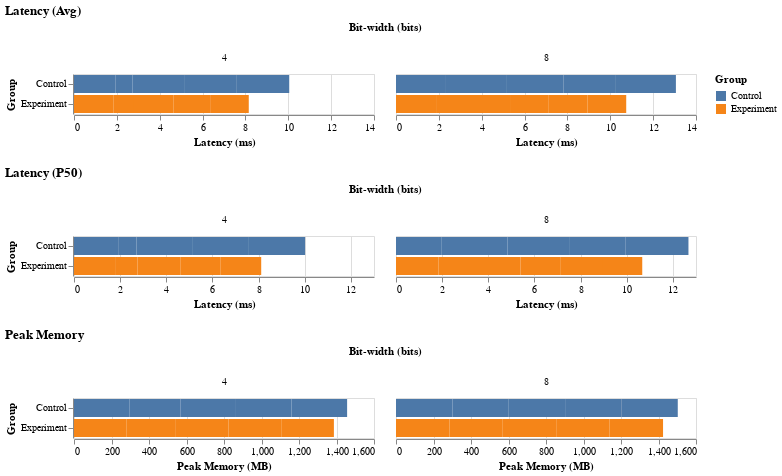

This figure's notebook cell:
### Markdown cell above
# Performance visualization
Draw one combined latency chart (Avg and P50) and one memory chart.
Colors compare Control vs Experiment; columns faceted by bit-width.
- Latency (Avg & P50)
- Peak Memory (MB)

### Code cell
import pandas as pd
import altair as alt

_df = pd.read_csv("results.csv")

df_long_latency = pd.melt(
    _df,
    id_vars=["bits", "batch_size", "num_heads", "seq_len", "head_dim", "fp16_ratio", "causal", "iters", "warmup"],
    value_vars=["ctrl_avg_ms", "exp_avg_ms", "ctrl_p50_ms", "exp_p50_ms"],
    var_name="metric",
    value_name="ms",
)

def parse_group(metric: str) -> str:
    return "Control" if metric.startswith("ctrl_") else "Experiment"

def parse_stat(metric: str) -> str:
    if "avg" in metric:
        return "avg"
    if "p50" in metric:
        return "p50"
    return metric

df_long_latency["group"] = df_long_latency["metric"].map(parse_group)
df_long_latency["stat"] = df_long_latency["metric"].map(parse_stat)

def plot_latency_by_stat(df_latency: pd.DataFrame, stat: str):
    title_map = {"avg": "Avg", "p50": "P50"}
    df = df_latency[df_latency["stat"] == stat]
    chart = alt.Chart(df).mark_bar().encode(
        y=alt.Y("group:N", title="Group", sort=["Control", "Experiment"]),
        x=alt.X("ms:Q", title="Latency (ms)"),
        color=alt.Color("group:N", title="Group"),
        column=alt.Column("bits:N", title="Bit-width (bits)"),
    ).properties(title=f"Latency ({title_map.get(stat, stat)})")
    return chart

df_long_mem = pd.melt(
    _df,
    id_vars=["bits", "batch_size", "num_heads", "seq_len", "head_dim", "fp16_ratio", "causal", "iters", "warmup"],
    value_vars=["ctrl_peak_mem", "exp_peak_mem"],
    var_name="metric",
    value_name="bytes",
)

df_long_mem["group"] = df_long_mem["metric"].map(parse_group)
df_long_mem["MB"] = df_long_mem["bytes"] / (1024 * 1024)

def plot_peak_memory(df_memory: pd.DataFrame):
    chart = alt.Chart(df_memory).mark_bar().encode(
        y=alt.Y("group:N", title="Group", sort=["Control", "Experiment"]),
        x=alt.X("MB:Q", title="Peak Memory (MB)"),
        color=alt.Color("group:N", title="Group"),
        column=alt.Column("bits:N", title="Bit-width (bits)"),
    ).properties(title="Peak Memory")
    return chart

(plot_latency_by_stat(df_long_latency, "avg") & plot_latency_by_stat(df_long_latency, "p50")) & plot_peak_memory(df_long_mem)

### Figure 1 — Vega-Lite specification as saved in the notebook (floating-point values rounded to 4 significant figures)
{"config": {"view": {"continuousWidth": 300, "continuousHeight": 300}}, "vconcat": [{"data": {"name": "data-34785a6a2e7df544b908c47930c91fe5"}, "mark": {"type": "bar"}, "encoding": {"color": {"field": "group", "title": "Group", "type": "nominal"}, "column": {"field": "bits", "title": "Bit-width (bits)", "type": "nominal"}, "x": {"field": "ms", "title": "Latency (ms)", "type": "quantitative"}, "y": {"field": "group", "sort": ["Control", "Experiment"], "title": "Group", "type": "nominal"}}, "title": "Latency (Avg)"}, {"data": {"name": "data-534941bc14d3ea43e505d72c581c864c"}, "mark": {"type": "bar"}, "encoding": {"color": {"field": "group", "title": "Group", "type": "nominal"}, "column": {"field": "bits", "title": "Bit-width (bits)", "type": "nominal"}, "x": {"field": "ms", "title": "Latency (ms)", "type": "quantitative"}, "y": {"field": "group", "sort": ["Control", "Experiment"], "title": "Group", "type": "nominal"}}, "title": "Latency (P50)"}, {"data": {"name": "data-e47ffc2af74f2cc8138db831d4d4bf68"}, "mark": {"type": "bar"}, "encoding": {"color": {"field": "group", "title": "Group", "type": "nominal"}, "column": {"field": "bits", "title": "Bit-width (bits)", "type": "nominal"}, "x": {"field": "MB", "title": "Peak Memory (MB)", "type": "quantitative"}, "y": {"field": "group", "sort": ["Control", "Experiment"], "title": "Group", "type": "nominal"}}, "title": "Peak Memory"}], "$schema": "https://vega.github.io/schema/vega-lite/v5.20.1.json", "datasets": {"data-34785a6a2e7df544b908c47930c91fe5": [{"bits": 8, "batch_size": 2, "num_heads": 16, "seq_len": 2048, "head_dim": 64, "fp16_ratio": 0.0, "causal": true, "iters": 5, "warmup": 2, "metric": "ctrl_avg_ms", "ms": 2.289, "group": "Control", "stat": "avg"}, {"bits": 4, "batch_size": 2, "num_heads": 16, "seq_len": 2048, "head_dim": 64, "fp16_ratio": 0.0, "causal": true, "iters": 5, "warmup": 2, "metric": "ctrl_avg_ms", "ms": 1.946, "group": "Control", "stat": "avg"}, {"bits": 8, "batch_size": 2, "num_heads": 16, "seq_len": 2048, "head_dim": 64, "fp16_ratio": 0.0, "causal": true, "iters": 10, "warmup": 3, "metric": "ctrl_avg_ms", "ms": 2.848, "group": "Control", "stat": "avg"}, {"bits": 4, "batch_size": 2, "num_heads": 16, "seq_len": 1024, "head_dim": 64, "fp16_ratio": 0.5, "causal": true, "iters": 50, "warmup": 10, "metric": "ctrl_avg_ms", "ms": 0.7799, "group": "Control", "stat": "avg"}, {"bits": 8, "batch_size": 2, "num_heads": 16, "seq_len": 2048, "head_dim": 64, "fp16_ratio": 0.0, "causal": true, "iters": 5, "warmup": 2, "metric": "ctrl_avg_ms", "ms": 2.688, "group": "Control", "stat": "avg"}, {"bits": 8, "batch_size": 2, "num_heads": 16, "seq_len": 2048, "head_dim": 64, "fp16_ratio": 0.0, "causal": true, "iters": 5, "warmup": 2, "metric": "ctrl_avg_ms", "ms": 2.438, "group": "Control", "stat": "avg"}, {"bits": 4, "batch_size": 2, "num_heads": 16, "seq_len": 2048, "head_dim": 64, "fp16_ratio": 0.0, "causal": true, "iters": 5, "warmup": 2, "metric": "ctrl_avg_ms", "ms": 2.451, "group": "Control", "stat": "avg"}, {"bits": 4, "batch_size": 2, "num_heads": 16, "seq_len": 2048, "head_dim": 64, "fp16_ratio": 0.0, "causal": true, "iters": 5, "warmup": 2, "metric": "ctrl_avg_ms", "ms": 2.423, "group": "Control", "stat": "avg"}, {"bits": 8, "batch_size": 2, "num_heads": 16, "seq_len": 2048, "head_dim": 64, "fp16_ratio": 0.5, "causal": true, "iters": 5, "warmup": 2, "metric": "ctrl_avg_ms", "ms": 2.8, "group": "Control", "stat": "avg"}, {"bits": 4, "batch_size": 2, "num_heads": 16, "seq_len": 2048, "head_dim": 64, "fp16_ratio": 0.5, "causal": true, "iters": 5, "warmup": 2, "metric": "ctrl_avg_ms", "ms": 2.445, "group": "Control", "stat": "avg"}, {"bits": 8, "batch_size": 2, "num_heads": 16, "seq_len": 2048, "head_dim": 64, "fp16_ratio": 0.0, "causal": true, "iters": 5, "warmup": 2, "metric": "exp_avg_ms", "ms": 1.869, "group": "Experiment", "stat": "avg"}, {"bits": 4, "batch_size": 2, "num_heads": 16, "seq_len": 2048, "head_dim": 64, "fp16_ratio": 0.0, "causal": true, "iters": 5, "warmup": 2, "metric": "exp_avg_ms", "ms": 1.853, "group": "Experiment", "stat": "avg"}, {"bits": 8, "batch_size": 2, "num_heads": 16, "seq_len": 2048, "head_dim": 64, "fp16_ratio": 0.0, "causal": true, "iters": 10, "warmup": 3, "metric": "exp_avg_ms", "ms": 3.496, "group": "Experiment", "stat": "avg"}, {"bits": 4, "batch_size": 2, "num_heads": 16, "seq_len": 1024, "head_dim": 64, "fp16_ratio": 0.5, "causal": true, "iters": 50, "warmup": 10, "metric": "exp_avg_ms", "ms": 0.946, "group": "Experiment", "stat": "avg"}, {"bits": 8, "batch_size": 2, "num_heads": 16, "seq_len": 2048, "head_dim": 64, "fp16_ratio": 0.0, "causal": true, "iters": 5, "warmup": 2, "metric": "exp_avg_ms", "ms": 1.738, "group": "Experiment", "stat": "avg"}, {"bits": 8, "batch_size": 2, "num_heads": 16, "seq_len": 2048, "head_dim": 64, "fp16_ratio": 0.0, "causal": true, "iters": 5, "warmup": 2, "metric": "exp_avg_ms", "ms": 1.839, "group": "Experiment", "stat": "avg"}, {"bits": 4, "batch_size": 2, "num_heads": 16, "seq_len": 2048, "head_dim": 64, "fp16_ratio": 0.0, "causal": true, "iters": 5, "warmup": 2, "metric": "exp_avg_ms", "ms": 1.836, "group": "Experiment", "stat": "avg"}, {"bits": 4, "batch_size": 2, "num_heads": 16, "seq_len": 2048, "head_dim": 64, "fp16_ratio": 0.0, "causal": true, "iters": 5, "warmup": 2, "metric": "exp_avg_ms", "ms": 1.752, "group": "Experiment", "stat": "avg"}, {"bits": 8, "batch_size": 2, "num_heads": 16, "seq_len": 2048, "head_dim": 64, "fp16_ratio": 0.5, "causal": true, "iters": 5, "warmup": 2, "metric": "exp_avg_ms", "ms": 1.802, "group": "Experiment", "stat": "avg"}, {"bits": 4, "batch_size": 2, "num_heads": 16, "seq_len": 2048, "head_dim": 64, "fp16_ratio": 0.5, "causal": true, "iters": 5, "warmup": 2, "metric": "exp_avg_ms", "ms": 1.769, "group": "Experiment", "stat": "avg"}], "data-534941bc14d3ea43e505d72c581c864c": [{"bits": 8, "batch_size": 2, "num_heads": 16, "seq_len": 2048, "head_dim": 64, "fp16_ratio": 0.0, "causal": true, "iters": 5, "warmup": 2, "metric": "ctrl_p50_ms", "ms": 1.983, "group": "Control", "stat": "p50"}, {"bits": 4, "batch_size": 2, "num_heads": 16, "seq_len": 2048, "head_dim": 64, "fp16_ratio": 0.0, "causal": true, "iters": 5, "warmup": 2, "metric": "ctrl_p50_ms", "ms": 1.943, "group": "Control", "stat": "p50"}, {"bits": 8, "batch_size": 2, "num_heads": 16, "seq_len": 2048, "head_dim": 64, "fp16_ratio": 0.0, "causal": true, "iters": 10, "warmup": 3, "metric": "ctrl_p50_ms", "ms": 2.852, "group": "Control", "stat": "p50"}, {"bits": 4, "batch_size": 2, "num_heads": 16, "seq_len": 1024, "head_dim": 64, "fp16_ratio": 0.5, "causal": true, "iters": 50, "warmup": 10, "metric": "ctrl_p50_ms", "ms": 0.767, "group": "Control", "stat": "p50"}, {"bits": 8, "batch_size": 2, "num_heads": 16, "seq_len": 2048, "head_dim": 64, "fp16_ratio": 0.0, "causal": true, "iters": 5, "warmup": 2, "metric": "ctrl_p50_ms", "ms": 2.664, "group": "Control", "stat": "p50"}, {"bits": 8, "batch_size": 2, "num_heads": 16, "seq_len": 2048, "head_dim": 64, "fp16_ratio": 0.0, "causal": true, "iters": 5, "warmup": 2, "metric": "ctrl_p50_ms", "ms": 2.435, "group": "Control", "stat": "p50"}, {"bits": 4, "batch_size": 2, "num_heads": 16, "seq_len": 2048, "head_dim": 64, "fp16_ratio": 0.0, "causal": true, "iters": 5, "warmup": 2, "metric": "ctrl_p50_ms", "ms": 2.443, "group": "Control", "stat": "p50"}, {"bits": 4, "batch_size": 2, "num_heads": 16, "seq_len": 2048, "head_dim": 64, "fp16_ratio": 0.0, "causal": true, "iters": 5, "warmup": 2, "metric": "ctrl_p50_ms", "ms": 2.427, "group": "Control", "stat": "p50"}, {"bits": 8, "batch_size": 2, "num_heads": 16, "seq_len": 2048, "head_dim": 64, "fp16_ratio": 0.5, "causal": true, "iters": 5, "warmup": 2, "metric": "ctrl_p50_ms", "ms": 2.738, "group": "Control", "stat": "p50"}, {"bits": 4, "batch_size": 2, "num_heads": 16, "seq_len": 2048, "head_dim": 64, "fp16_ratio": 0.5, "causal": true, "iters": 5, "warmup": 2, "metric": "ctrl_p50_ms", "ms": 2.435, "group": "Control", "stat": "p50"}, {"bits": 8, "batch_size": 2, "num_heads": 16, "seq_len": 2048, "head_dim": 64, "fp16_ratio": 0.0, "causal": true, "iters": 5, "warmup": 2, "metric": "exp_p50_ms", "ms": 1.845, "group": "Experiment", "stat": "p50"}, {"bits": 4, "batch_size": 2, "num_heads": 16, "seq_len": 2048, "head_dim": 64, "fp16_ratio": 0.0, "causal": true, "iters": 5, "warmup": 2, "metric": "exp_p50_ms", "ms": 1.816, "group": "Experiment", "stat": "p50"}, {"bits": 8, "batch_size": 2, "num_heads": 16, "seq_len": 2048, "head_dim": 64, "fp16_ratio": 0.0, "causal": true, "iters": 10, "warmup": 3, "metric": "exp_p50_ms", "ms": 3.548, "group": "Experiment", "stat": "p50"}, {"bits": 4, "batch_size": 2, "num_heads": 16, "seq_len": 1024, "head_dim": 64, "fp16_ratio": 0.5, "causal": true, "iters": 50, "warmup": 10, "metric": "exp_p50_ms", "ms": 0.9349, "group": "Experiment", "stat": "p50"}, {"bits": 8, "batch_size": 2, "num_heads": 16, "seq_len": 2048, "head_dim": 64, "fp16_ratio": 0.0, "causal": true, "iters": 5, "warmup": 2, "metric": "exp_p50_ms", "ms": 1.749, "group": "Experiment", "stat": "p50"}, {"bits": 8, "batch_size": 2, "num_heads": 16, "seq_len": 2048, "head_dim": 64, "fp16_ratio": 0.0, "causal": true, "iters": 5, "warmup": 2, "metric": "exp_p50_ms", "ms": 1.828, "group": "Experiment", "stat": "p50"}, {"bits": 4, "batch_size": 2, "num_heads": 16, "seq_len": 2048, "head_dim": 64, "fp16_ratio": 0.0, "causal": true, "iters": 5, "warmup": 2, "metric": "exp_p50_ms", "ms": 1.855, "group": "Experiment", "stat": "p50"}, {"bits": 4, "batch_size": 2, "num_heads": 16, "seq_len": 2048, "head_dim": 64, "fp16_ratio": 0.0, "causal": true, "iters": 5, "warmup": 2, "metric": "exp_p50_ms", "ms": 1.75, "group": "Experiment", "stat": "p50"}, {"bits": 8, "batch_size": 2, "num_heads": 16, "seq_len": 2048, "head_dim": 64, "fp16_ratio": 0.5, "causal": true, "iters": 5, "warmup": 2, "metric": "exp_p50_ms", "ms": 1.701, "group": "Experiment", "stat": "p50"}, {"bits": 4, "batch_size": 2, "num_heads": 16, "seq_len": 2048, "head_dim": 64, "fp16_ratio": 0.5, "causal": true, "iters": 5, "warmup": 2, "metric": "exp_p50_ms", "ms": 1.756, "group": "Experiment", "stat": "p50"}], "data-e47ffc2af74f2cc8138db831d4d4bf68": [{"bits": 8, "batch_size": 2, "num_heads": 16, "seq_len": 2048, "head_dim": 64, "fp16_ratio": 0.0, "causal": true, "iters": 5, "warmup": 2, "metric": "ctrl_peak_mem", "bytes": 315572224, "group": "Control", "MB": 301.0}, {"bits": 4, "batch_size": 2, "num_heads": 16, "seq_len": 2048, "head_dim": 64, "fp16_ratio": 0.0, "causal": true, "iters": 5, "warmup": 2, "metric": "ctrl_peak_mem", "bytes": 311377920, "group": "Control", "MB": 297.0}, {"bits": 8, "batch_size": 2, "num_heads": 16, "seq_len": 2048, "head_dim": 64, "fp16_ratio": 0.0, "causal": true, "iters": 10, "warmup": 3, "metric": "ctrl_peak_mem", "bytes": 315047936, "group": "Control", "MB": 300.5}, {"bits": 4, "batch_size": 2, "num_heads": 16, "seq_len": 1024, "head_dim": 64, "fp16_ratio": 0.5, "causal": true, "iters": 50, "warmup": 10, "metric": "ctrl_peak_mem", "bytes": 283426816, "group": "Control", "MB": 270.3}, {"bits": 8, "batch_size": 2, "num_heads": 16, "seq_len": 2048, "head_dim": 64, "fp16_ratio": 0.0, "causal": true, "iters": 5, "warmup": 2, "metric": "ctrl_peak_mem", "bytes": 315047936, "group": "Control", "MB": 300.5}, {"bits": 8, "batch_size": 2, "num_heads": 16, "seq_len": 2048, "head_dim": 64, "fp16_ratio": 0.0, "causal": true, "iters": 5, "warmup": 2, "metric": "ctrl_peak_mem", "bytes": 315047936, "group": "Control", "MB": 300.5}, {"bits": 4, "batch_size": 2, "num_heads": 16, "seq_len": 2048, "head_dim": 64, "fp16_ratio": 0.0, "causal": true, "iters": 5, "warmup": 2, "metric": "ctrl_peak_mem", "bytes": 310853632, "group": "Control", "MB": 296.5}, {"bits": 4, "batch_size": 2, "num_heads": 16, "seq_len": 2048, "head_dim": 64, "fp16_ratio": 0.0, "causal": true, "iters": 5, "warmup": 2, "metric": "ctrl_peak_mem", "bytes": 310853632, "group": "Control", "MB": 296.5}, {"bits": 8, "batch_size": 2, "num_heads": 16, "seq_len": 2048, "head_dim": 64, "fp16_ratio": 0.5, "causal": true, "iters": 5, "warmup": 2, "metric": "ctrl_peak_mem", "bytes": 315047936, "group": "Control", "MB": 300.5}, {"bits": 4, "batch_size": 2, "num_heads": 16, "seq_len": 2048, "head_dim": 64, "fp16_ratio": 0.5, "causal": true, "iters": 5, "warmup": 2, "metric": "ctrl_peak_mem", "bytes": 310853632, "group": "Control", "MB": 296.5}, {"bits": 8, "batch_size": 2, "num_heads": 16, "seq_len": 2048, "head_dim": 64, "fp16_ratio": 0.0, "causal": true, "iters": 5, "warmup": 2, "metric": "exp_peak_mem", "bytes": 298795008, "group": "Experiment", "MB": 285.0}, {"bits": 4, "batch_size": 2, "num_heads": 16, "seq_len": 2048, "head_dim": 64, "fp16_ratio": 0.0, "causal": true, "iters": 5, "warmup": 2, "metric": "exp_peak_mem", "bytes": 294600704, "group": "Experiment", "MB": 281.0}, {"bits": 8, "batch_size": 2, "num_heads": 16, "seq_len": 2048, "head_dim": 64, "fp16_ratio": 0.0, "causal": true, "iters": 10, "warmup": 3, "metric": "exp_peak_mem", "bytes": 298270720, "group": "Experiment", "MB": 284.5}, {"bits": 4, "batch_size": 2, "num_heads": 16, "seq_len": 1024, "head_dim": 64, "fp16_ratio": 0.5, "causal": true, "iters": 50, "warmup": 10, "metric": "exp_peak_mem", "bytes": 275038208, "group": "Experiment", "MB": 262.3}, {"bits": 8, "batch_size": 2, "num_heads": 16, "seq_len": 2048, "head_dim": 64, "fp16_ratio": 0.0, "causal": true, "iters": 5, "warmup": 2, "metric": "exp_peak_mem", "bytes": 298795008, "group": "Experiment", "MB": 285.0}, {"bits": 8, "batch_size": 2, "num_heads": 16, "seq_len": 2048, "head_dim": 64, "fp16_ratio": 0.0, "causal": true, "iters": 5, "warmup": 2, "metric": "exp_peak_mem", "bytes": 298795008, "group": "Experiment", "MB": 285.0}, {"bits": 4, "batch_size": 2, "num_heads": 16, "seq_len": 2048, "head_dim": 64, "fp16_ratio": 0.0, "causal": true, "iters": 5, "warmup": 2, "metric": "exp_peak_mem", "bytes": 294600704, "group": "Experiment", "MB": 281.0}, {"bits": 4, "batch_size": 2, "num_heads": 16, "seq_len": 2048, "head_dim": 64, "fp16_ratio": 0.0, "causal": true, "iters": 5, "warmup": 2, "metric": "exp_peak_mem", "bytes": 294600704, "group": "Experiment", "MB": 281.0}, {"bits": 8, "batch_size": 2, "num_heads": 16, "seq_len": 2048, "head_dim": 64, "fp16_ratio": 0.5, "causal": true, "iters": 5, "warmup": 2, "metric": "exp_peak_mem", "bytes": 298795008, "group": "Experiment", "MB": 285.0}, {"bits": 4, "batch_size": 2, "num_heads": 16, "seq_len": 2048, "head_dim": 64, "fp16_ratio": 0.5, "causal": true, "iters": 5, "warmup": 2, "metric": "exp_peak_mem", "bytes": 294600704, "group": "Experiment", "MB": 281.0}]}}
